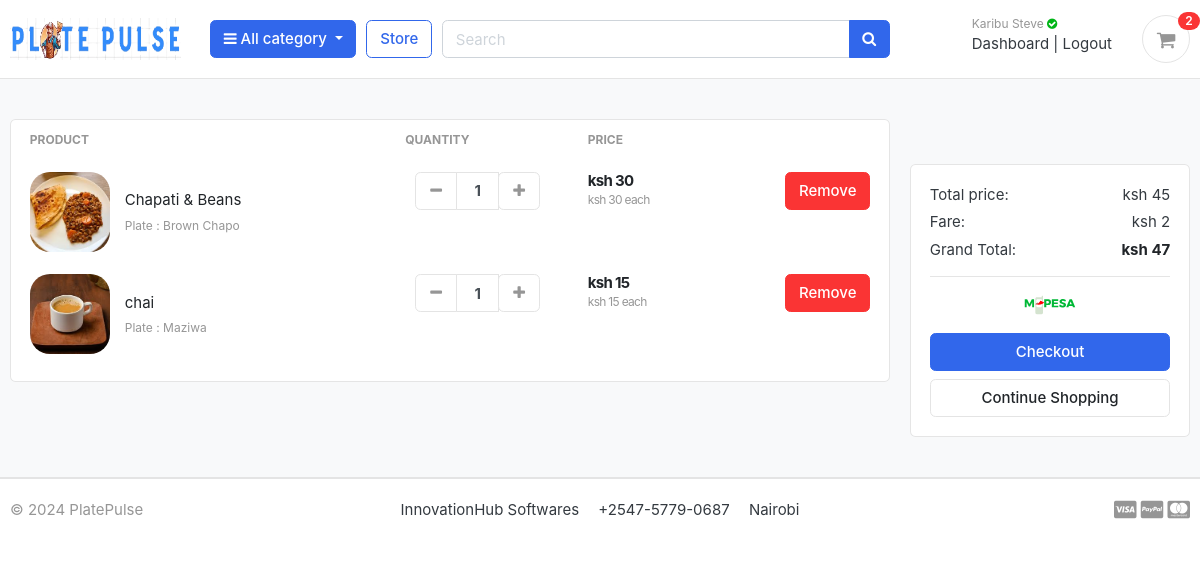
Before: /cart/ (signed in) with the older database file.
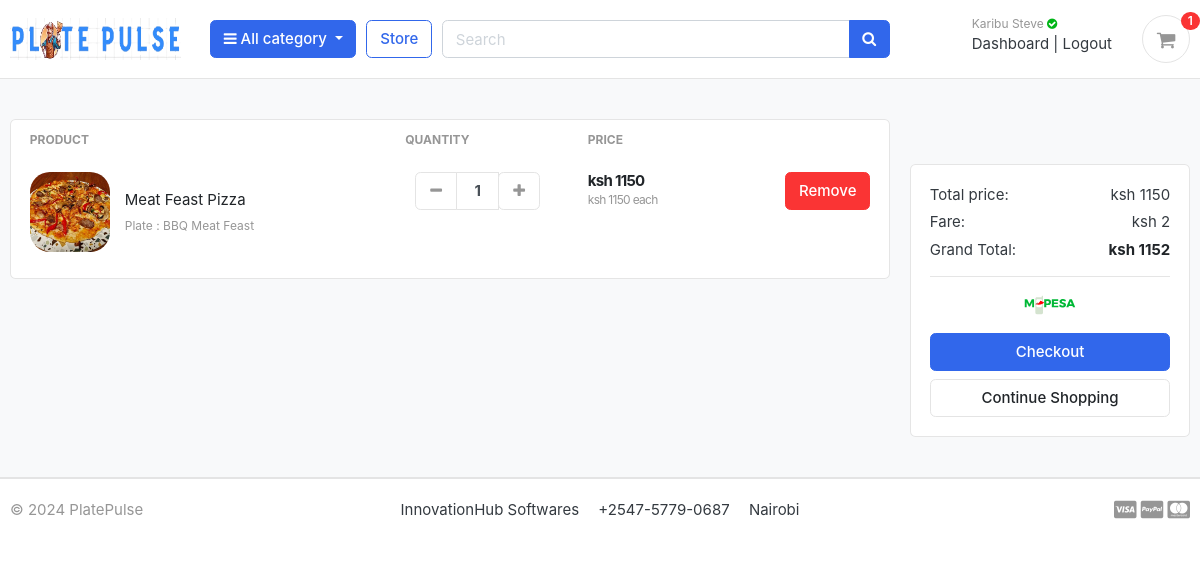
After: the same page with the newer database file.
### carts/models.py (models this page shows, shortened)
class CartItem(models.Model):
    user = models.ForeignKey(Account, on_delete=models.CASCADE, null=True)
    product = models.ForeignKey(Product, on_delete=models.CASCADE)
    variations = models.ManyToManyField(Variation, blank=True)
    cart    = models.ForeignKey(Cart, on_delete=models.CASCADE, null=True)
    quantity = models.IntegerField()
    is_active = models.BooleanField(default=True)
    def sub_total(self):
        return self.product.price * self.quantity

### store/models.py (models this page shows, shortened)
class Product(models.Model):
    product_name    = models.CharField(max_length=200, unique=True)
    slug            = models.SlugField(max_length=200, unique=True)
    description     = models.TextField(max_length=500, blank=True)
    price           = models.IntegerField()
    images          = models.ImageField(upload_to='photos/products')
    stock           = models.IntegerField()
    is_available    = models.BooleanField(default=True)
    category        = models.ForeignKey(Category, on_delete=models.CASCADE)
    created_date    = models.DateTimeField(auto_now_add=True)
    modified_date   = models.DateTimeField(auto_now=True)
    def get_url(self):
        return reverse('product_detail', args=[self.category.slug, self.slug])

class Variation(models.Model):
    product = models.ForeignKey(Product, on_delete=models.CASCADE)
    variation_category = models.CharField(max_length=100, choices=variation_category_choice)
    variation_value     = models.CharField(max_length=100)
    is_active           = models.BooleanField(default=True)
    created_date        = models.DateTimeField(auto_now=True)
    objects = VariationManager()

### carts/views.py (the view)
# urls.py: path('', views.cart, name='cart'),
def cart(request, total=0, quantity=0, cart_items=None):
    try:
        tax = 0
        grand_total = 0
        if request.user.is_authenticated:
            cart_items = CartItem.objects.filter(user=request.user, is_active=True)
        else:
            cart = Cart.objects.get(cart_id=_cart_id(request))
            cart_items = CartItem.objects.filter(cart=cart, is_active=True)
        for cart_item in cart_items:
            total += (cart_item.product.price * cart_item.quantity)
            quantity += cart_item.quantity
        tax=2
        grand_total = total + tax
    except ObjectDoesNotExist:
        pass #just ignore
    context = {
        'total': total,
        'quantity': quantity,
        'cart_items': cart_items,
        'tax'       : tax,
        'grand_total': grand_total,
    }
    return render(request, 'store/cart.html', context)

### carts/context_processors.py (called while the page is built)
def counter(request):
    cart_count = 0
    if 'admin' in request.path:
        return {}
    else:
        try:
            cart = Cart.objects.filter(cart_id=_cart_id(request))
            if request.user.is_authenticated:
                cart_items = CartItem.objects.all().filter(user=request.user)
            else:
                cart_items = CartItem.objects.all().filter(cart=cart[:1])
            for cart_item in cart_items:
                cart_count += cart_item.quantity
        except Cart.DoesNotExist:
            cart_count = 0
    return dict(cart_count=cart_count)

### carts/views.py (called while the page is built)
def _cart_id(request):
    cart = request.session.session_key
    if not cart:
        cart = request.session.create()
    return cart

### category/context_processors.py (called while the page is built)
def menu_links(request):
    links = Category.objects.all()
    return dict(links=links)

### category/models.py (called while the page is built)
    def get_url(self):
            return reverse('products_by_category', args=[self.slug])

### templates/store/cart.html (shortened to what this page needs)
{% extends 'base.html' %}
{% load static %}
{% block content %}
<section class="section-content padding-y bg">
<div class="container">
{% if not cart_items %}
	<h2 class="text-center">Your Shopping Cart is Empty</h2>
	<br>
	<div class="text-center">
		<a href="{% url 'store' %}" class="btn btn-primary">Continue Shopping</a>
	</div>
{% else %}
<div class="row">
	<aside class="col-lg-9">
<div class="card">
<div class="table-responsive">
<table class="table table-borderless table-shopping-cart">
<thead class="text-muted">
<tr class="small text-uppercase">
  <th scope="col">Product</th>
  <th scope="col" width="120">Quantity</th>
  <th scope="col" width="120">Price</th>
  <th scope="col" class="text-right" width="200"> </th>
</tr>
</thead>
<tbody>
{% for cart_item in cart_items %}
<tr>
	<td>
		<figure class="itemside align-items-center">
			<div class="aside"><img src="{{ cart_item.product.images.url }}" class="img-sm"></div>
			<figcaption class="info">
				<a href="{{ cart_item.product.get_url }}" class="title text-dark">{{ cart_item.product.product_name }}</a>
				<p class="text-muted small">
					{% if cart_item.variations.all %}
						{% for item in cart_item.variations.all %}
							{{ item.variation_category | capfirst }} : {{ item.variation_value | capfirst }} <br>
						{% endfor %}
					{% endif %}
				</p>
			</figcaption>
		</figure>
	</td>
	<td>
					<div class="col">
						<div class="input-group input-spinner">
							<div class="input-group-prepend">
							<a href="{% url 'remove_cart' cart_item.product.id cart_item.id %}" class="btn btn-light" type="button" id="button-plus"> <i class="fa fa-minus"></i> </a>
							</div>
							<input type="text" class="form-control"  value="{{ cart_item.quantity }}">
							<div class="input-group-append">
								<form action="{% url 'add_cart' cart_item.product.id %}" method="POST">
									<button class="btn btn-light" type="submit" id="button-minus"> <i class="fa fa-plus"></i> </button>
								</form>
							</div>
						</div>
					</div>
	</td>
	<td>
		<div class="price-wrap">
			<var class="price">ksh {{ cart_item.sub_total }}</var>
			<small class="text-muted"> ksh {{ cart_item.product.price }} each </small>
		</div>
	</td>
	<td class="text-right">
	<a href="{% url 'remove_cart_item' cart_item.product.id cart_item.id %}" onclick="return confirm('Are you sure you want to delete this item?')" class="btn btn-danger"> Remove</a>
	</td>
</tr>
{% endfor %}
</tbody>
</table>
</div>
	</aside>
	<aside class="col-lg-3">
		<br>
	<br>
		<div class="card">
		<div class="card-body">
			<dl class="dlist-align">
			  <dt>Total price:</dt>
			  <dd class="text-right">ksh {{total}}</dd>
			</dl>
			<dl class="dlist-align">
			  <dt>Fare:</dt>
			  <dd class="text-right"> ksh {{tax}}</dd>
			</dl>
			<dl class="dlist-align">
			  <dt>Grand Total:</dt>
			  <dd class="text-right text-dark b"><strong>ksh {{grand_total}}</strong></dd>
			</dl>
			<hr>
			<p class="text-center mb-3">
				<img src="{% static './images/misc/mpesa.svg' %}" height="26">
			</p>
			<a href="{% url 'checkout' %}" class="btn btn-primary btn-block"> Checkout </a>
			<a href="{% url 'store' %}" class="btn btn-light btn-block">Continue Shopping</a>
		</div>
		</div>
</aside>
</div>
{% endif %}
</div>
</section>
{% endblock %}

### templates/includes/navbar.html (shortened to what this page needs)
{% load static %}
<header class="section-header">
<section class="header-main border-bottom">
  <div class="container">
<div class="row align-items-center">
  <div class="col-lg-2 col-md-3 col-6">
    <a href="{% url 'home' %}" class="brand-wrap">
      <img  class="logo"  src="{% static 'img/logo.png'%}" alt="logo">
    </a>
  </div>
  <div class="col-lg col-sm col-md col-6 flex-grow-0">
    <div class="category-wrap dropdown d-inline-block float-right">
      <button type="button" class="btn btn-primary dropdown-toggle" data-toggle="dropdown">
        <i class="fa fa-bars"></i> All category
      </button>
    </div>
  </div>
  <a href="{% url 'store' %}" class="btn btn-outline-primary">Store</a>
  <div class="col-lg  col-md-6 col-sm-12 col">
    <form action="{% url 'search' %}" class="search" method='GET'>
      <div class="input-group w-100">
          <input type="text" class="form-control" style="width:60%;" placeholder="Search" name="keyword">
          <div class="input-group-append">
            <button class="btn btn-primary" type="submit">
              <i class="fa fa-search"></i>
            </button>
          </div>
        </div>
    </form>
  </div>
  <div class="col-lg-3 col-sm-6 col-8 order-2 order-lg-3">
        <div class="d-flex justify-content-end mb-3 mb-lg-0">
          {% if user.id is None %}
          <div class="widget-header">
            <small class="title text-muted">Welcome guest!</small>
            <div>
              <a href="{% url 'login' %}">Login</a> <span class="dark-transp"> | </span>
              <a href="{% url 'register' %}"> Register</a>
            </div>
          </div>
          {% else %}
          <div class="widget-header">
            <small class="title text-muted">Karibu {{user.first_name}} <i class="fa fa-check-circle text-success" aria-hidden="true"></i></small>
            <div>
              <a href="{% url 'dashboard' %}">Dashboard</a> <span class="dark-transp"> | </span>
              <a href="{% url 'logout' %}"> Logout</a>
            </div>
          </div>
          {% endif %}
          <a href="{% url 'cart' %}" class="widget-header pl-3 ml-3">
            <div class="icon icon-sm rounded-circle border"><i class="fa fa-shopping-cart"></i></div>
            <span class="badge badge-pill badge-danger notify">{{cart_count}}</span>
          </a>
        </div>
      </div>
</div>
  </div>
</section>
</header>

Changed rows visible on the page:
removed CartItem: product.images (picture), product.product_name "Chapati & Beans", quantity "1", sub_total "30", product.price "30"
no longer on this page (row unchanged): Variation: variation_category "Plate", variation_value "Brown Chapo", shown under "Chapati & Beans"
removed CartItem: product.images (picture), product.product_name "chai", quantity "1", sub_total "15", product.price "15"
no longer on this page (row unchanged): Variation: variation_category "Plate", variation_value "Maziwa", shown under "chai"
added CartItem: product.images (picture), product.product_name "Meat Feast Pizza", quantity "1", sub_total "1150", product.price "1150"
now on this page (row unchanged): Variation: variation_category "Plate", variation_value "BBQ Meat Feast", shown under "Meat Feast Pizza"
Other visible differences:
{{ cart_count }}: "2" → "1"
{{ total }}: "45" → "1150"
{{ grand_total }}: "47" → "1152"
